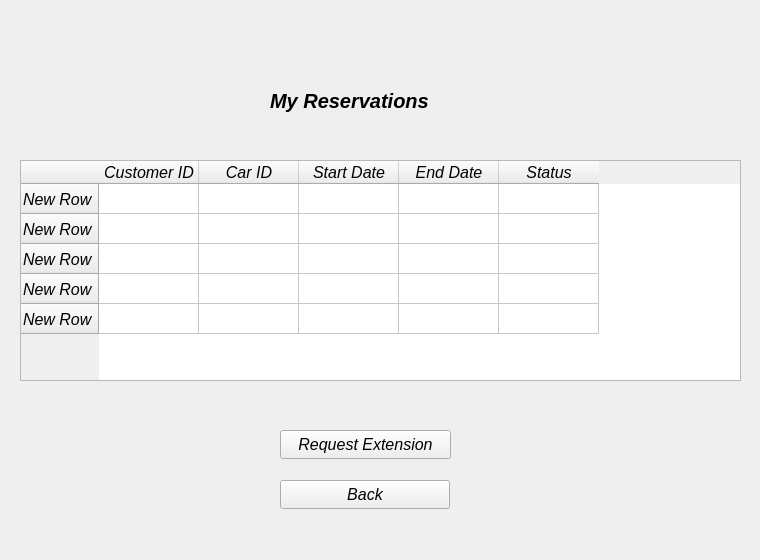
<?xml version="1.0" encoding="UTF-8"?>
<ui version="4.0">
 <class>myReservationsView</class>
 <widget class="QWidget" name="myReservationsView">
  <property name="geometry">
   <rect>
    <x>0</x>
    <y>0</y>
    <width>760</width>
    <height>560</height>
   </rect>
  </property>
  <property name="windowTitle">
   <string>Form</string>
  </property>
  <widget class="QTableWidget" name="reservationTableWidget">
   <property name="geometry">
    <rect>
     <x>20</x>
     <y>160</y>
     <width>721</width>
     <height>221</height>
    </rect>
   </property>
   <property name="maximumSize">
    <size>
     <width>721</width>
     <height>221</height>
    </size>
   </property>
   <property name="font">
    <font>
     <pointsize>12</pointsize>
     <italic>true</italic>
    </font>
   </property>
   <row>
    <property name="text">
     <string>New Row</string>
    </property>
   </row>
   <row>
    <property name="text">
     <string>New Row</string>
    </property>
   </row>
   <row>
    <property name="text">
     <string>New Row</string>
    </property>
   </row>
   <row>
    <property name="text">
     <string>New Row</string>
    </property>
   </row>
   <row>
    <property name="text">
     <string>New Row</string>
    </property>
   </row>
   <column>
    <property name="text">
     <string>Customer ID</string>
    </property>
   </column>
   <column>
    <property name="text">
     <string>Car ID</string>
    </property>
   </column>
   <column>
    <property name="text">
     <string>Start Date</string>
    </property>
   </column>
   <column>
    <property name="text">
     <string>End Date</string>
    </property>
   </column>
   <column>
    <property name="text">
     <string>Status</string>
    </property>
   </column>
  </widget>
  <widget class="QPushButton" name="backPushButton">
   <property name="geometry">
    <rect>
     <x>280</x>
     <y>480</y>
     <width>170</width>
     <height>29</height>
    </rect>
   </property>
   <property name="font">
    <font>
     <pointsize>12</pointsize>
     <italic>true</italic>
    </font>
   </property>
   <property name="text">
    <string>Back</string>
   </property>
  </widget>
  <widget class="QPushButton" name="extensionPushButton">
   <property name="geometry">
    <rect>
     <x>280</x>
     <y>430</y>
     <width>171</width>
     <height>29</height>
    </rect>
   </property>
   <property name="font">
    <font>
     <pointsize>12</pointsize>
     <italic>true</italic>
    </font>
   </property>
   <property name="text">
    <string>Request Extension</string>
   </property>
  </widget>
  <widget class="QLabel" name="label">
   <property name="geometry">
    <rect>
     <x>270</x>
     <y>80</y>
     <width>191</width>
     <height>41</height>
    </rect>
   </property>
   <property name="font">
    <font>
     <pointsize>15</pointsize>
     <italic>true</italic>
     <bold>true</bold>
    </font>
   </property>
   <property name="text">
    <string>My Reservations</string>
   </property>
  </widget>
 </widget>
 <resources/>
 <connections/>
</ui>
